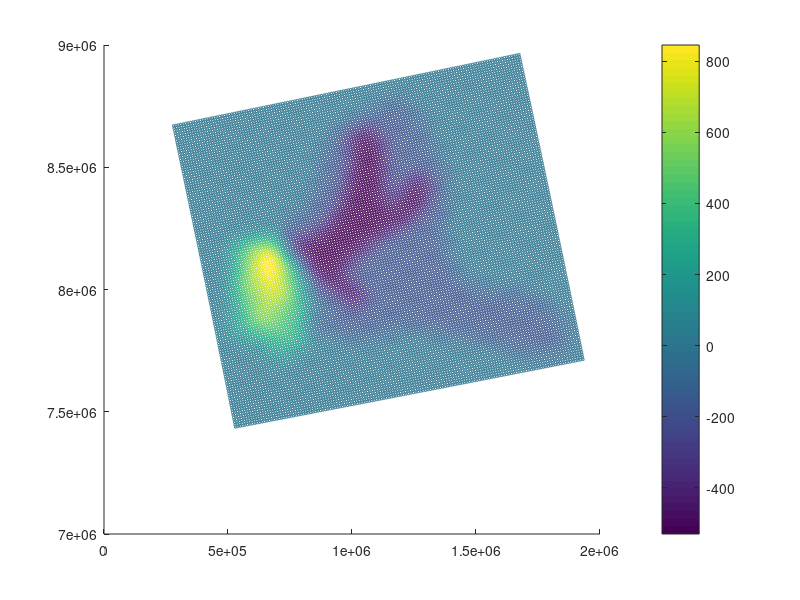
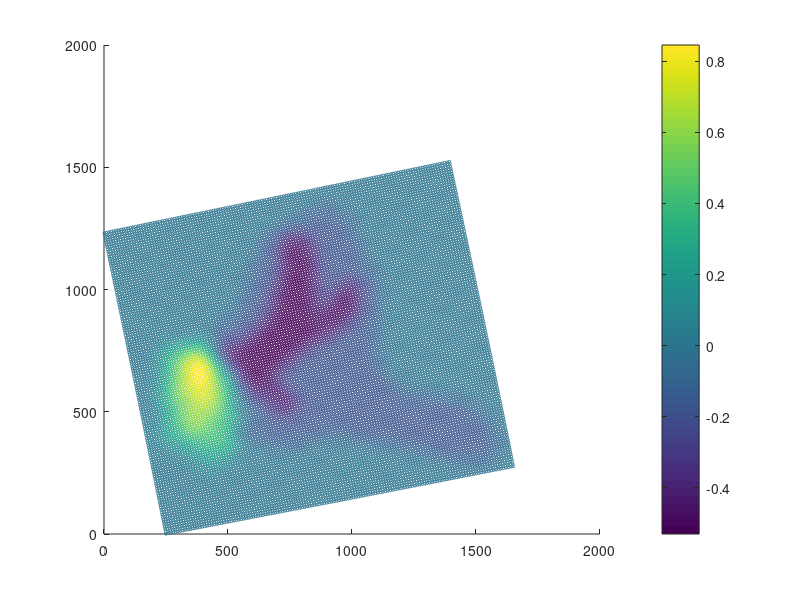

Write the MATLAB code that produced these figures, in order.
clear all

% loads ASCII point map
map = load('00_07.dat');
lon = map(:,1);
lat= map(:,2);
th = map(:,3);

figure(1)
scatter(lon,lat,3,th);
colorbar

%% creates a local system where S- and E-most point = 0
min_lat = min(min(lat)); %7.476830307763000e+06
min_lon = min(min(lon)); %-2.565479409000000e+03

loc = zeros(size(map));

loc(:,1) = (lon(:,1) - min_lon)/1000;
loc(:,2) = (lat(:,1) - min_lat)/1000;
loc(:,3) = th(:,1)/1000;

figure(2)
scatter(loc(:,1),loc(:,2),3,loc(:,3));
colorbar

% saves map as ASCII file in XYZ reference system. X, Y and Z in
% [km]
dlmwrite('loadcontours.txt',loc,'\t')